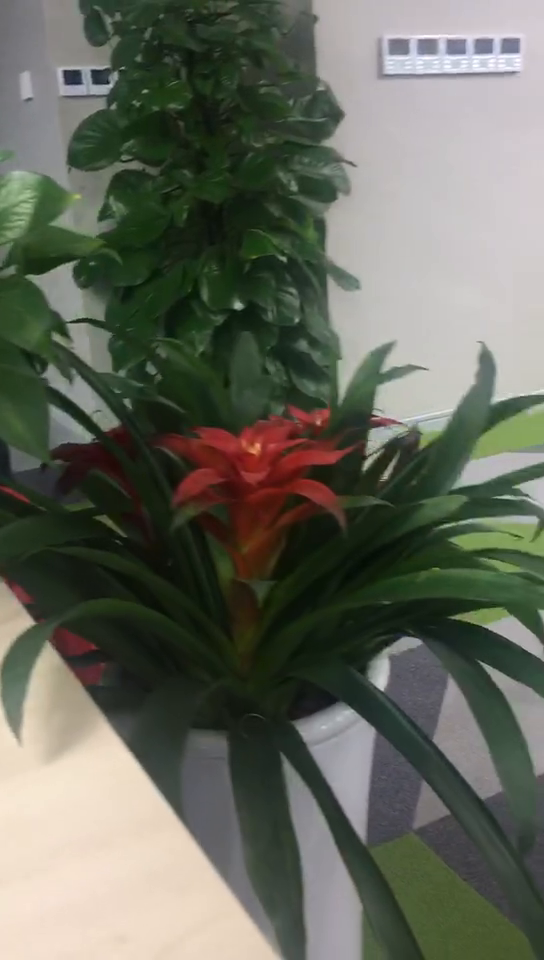
#> input picture frame 25 of 01_图片基础操作/exercise/hua.mp4, 544 x 960 px
$ python '色彩空间.py'
#> lines starting #> are read from the running program, lines starting #| are printed output that depends on the picture; after the words box and inside, x2 and y2 are one past the last pixel; in counts of white or black regions, pixels touching at a corner belong together
'''
常见色彩空间：
1 RGB
2 HSV
    h: 0 -- 100
    s: 0 -- 255
    v; 0 --255
3 HIS
4 YCrCb
5 YUV
'''
import cv2 as cv
import numpy as np


def extract_img(image):
    hsv = cv.cvtColor(image, cv.COLOR_BGR2HSV)
    lower_hsv = np.array([35, 43, 46])
    upper_hsv = np.array([77, 255, 255])

    mask = cv.inRange(hsv, lowerb=lower_hsv, upperb=upper_hsv)

    cv.imshow("mask", mask)

    c = cv.waitKey(40)


def extract_object():
    capture = cv.VideoCapture("hua.mp4")

    while (True):
        ret, frame = capture.read()
#> frame is the input picture: shape (960, 544, 3); mean B, G, R 91.7, 103.9, 100.6
        if not ret:
            break

        hsv = cv.cvtColor(frame, cv.COLOR_BGR2HSV)
#> hsv: shape (960, 544, 3); mean H, S, V 61.1, 65.9, 109.2

        lower_hsv = np.array([0, 43, 46])
        upper_hsv = np.array([10, 255, 255])
        mask = cv.inRange(hsv, lowerb=lower_hsv, upperb=upper_hsv)
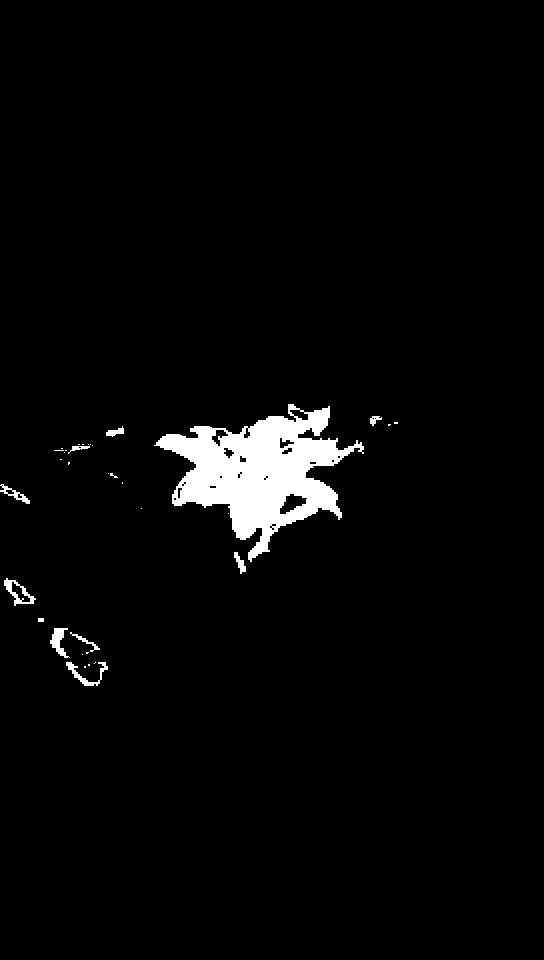
#> mask: shape (960, 544); 3% white; 34 white regions (23 under 20 px), largest, box (x1, y1, x2, y2) and area: (154, 404, 364, 562) 14243, (4, 578, 36, 606) 292, (50, 628, 70, 658) 278
        dst = cv.bitwise_and(frame, frame, mask=mask)
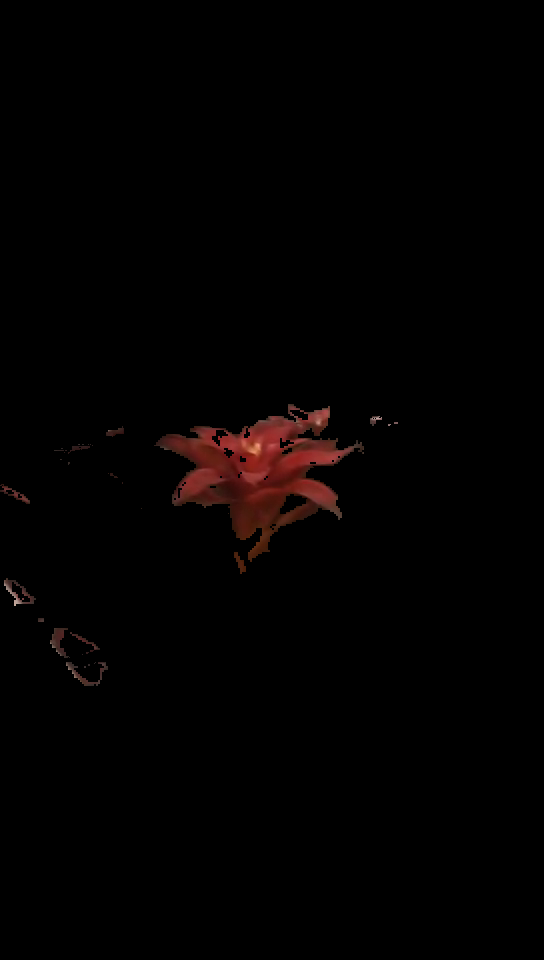
#> dst: shape (960, 544, 3); mean B, G, R 1, 1.2, 3.1

        cv.imshow("football", frame)
        cv.imshow("mask", dst)

        c = cv.waitKey(40)
#> (key Esc is pressed here)
        if c == 27:
            break

    return


# extract_img(img)
extract_object()

cv.waitKey(0)

$ run again, starting later in the video
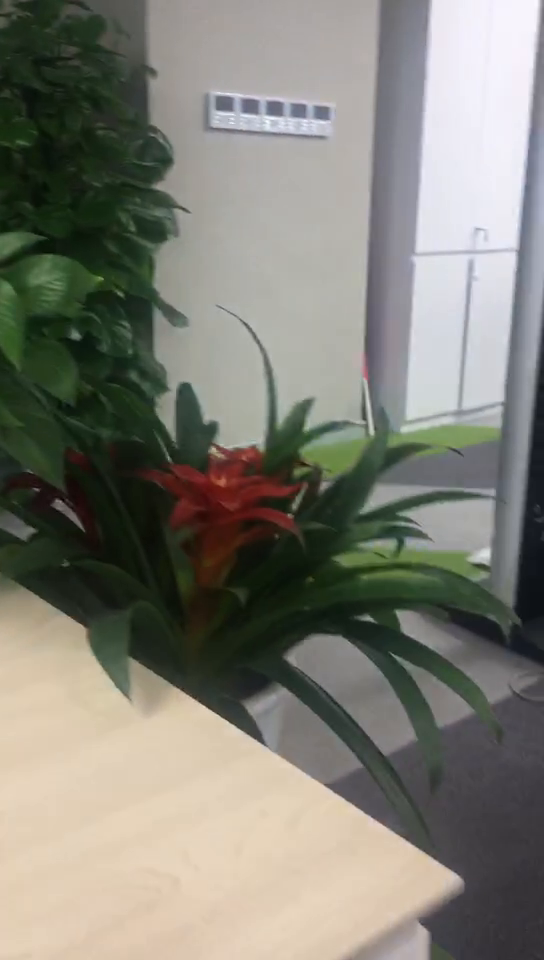
#> input picture frame 116 of 01_图片基础操作/exercise/hua.mp4, 544 x 960 px
#> in extract_object, frame is the input picture: shape (960, 544, 3); mean B, G, R 117.1, 126.7, 127.6
#> hsv: shape (960, 544, 3); mean H, S, V 56.9, 50.7, 133.7
#> in extract_object, `mask = cv.inRange(hsv, lowerb=lower_hsv, upperb=upper_hsv)`:
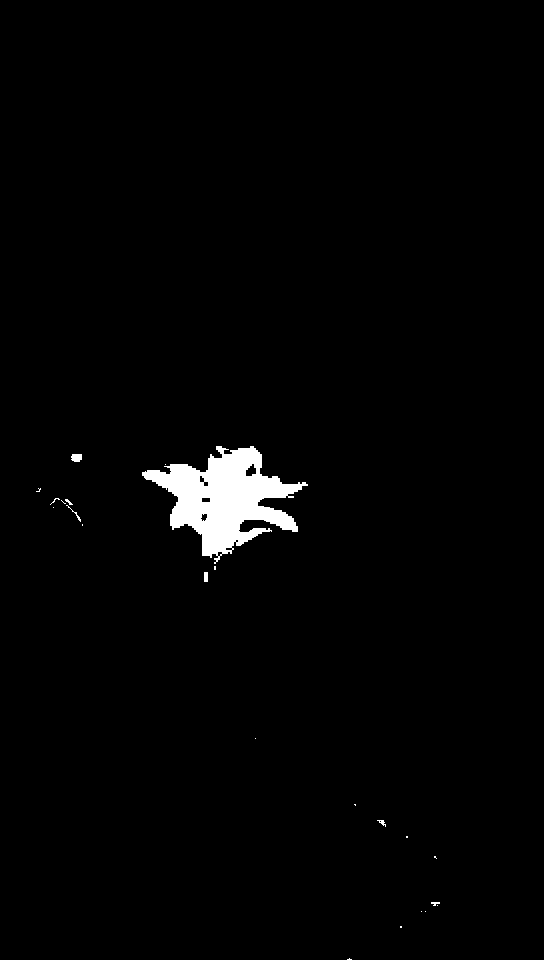
#> mask: shape (960, 544); 1.7% white; 23 white regions (16 under 20 px), largest, box (x1, y1, x2, y2) and area: (142, 446, 308, 564) 8729, (71, 454, 82, 462) 77, (204, 572, 208, 582) 40

$ run again, starting later in the video
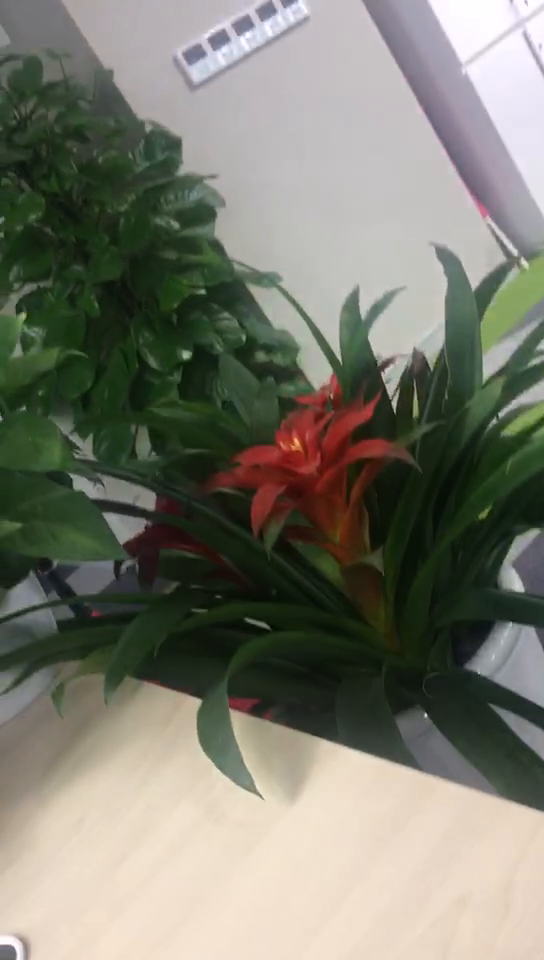
#> input picture frame 206 of 01_图片基础操作/exercise/hua.mp4, 544 x 960 px
#> in extract_object, frame is the input picture: shape (960, 544, 3); mean B, G, R 109.8, 122.2, 122
#> hsv: shape (960, 544, 3); mean H, S, V 57.1, 64.5, 129.4
#> in extract_object, `mask = cv.inRange(hsv, lowerb=lower_hsv, upperb=upper_hsv)`:
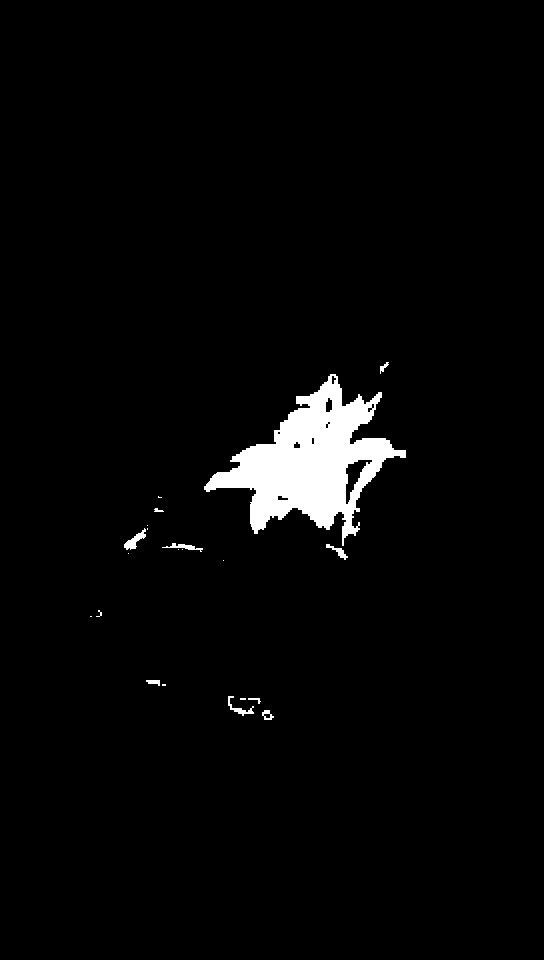
#> mask: shape (960, 544); 2.9% white; 21 white regions (11 under 20 px), largest, box (x1, y1, x2, y2) and area: (204, 374, 406, 546) 14114, (124, 528, 146, 550) 186, (228, 696, 254, 716) 137
#> in extract_object, `dst = cv.bitwise_and(frame, frame, mask=mask)`:
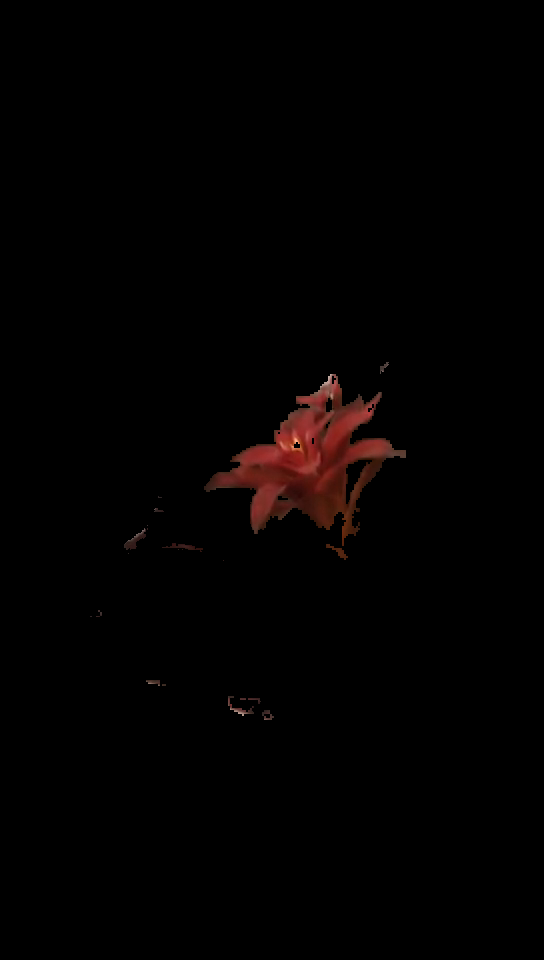
#> dst: shape (960, 544, 3); mean B, G, R 0.9, 1.2, 3
